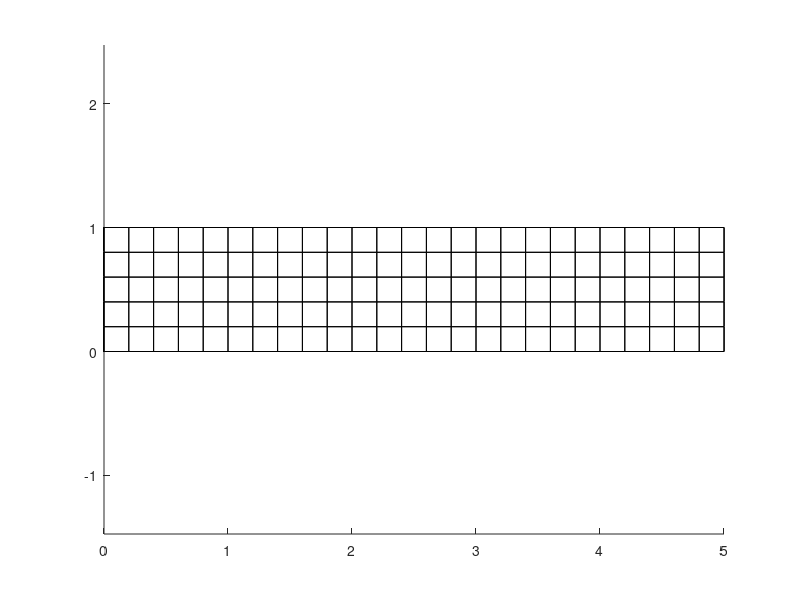

MATLAB code for this plot: (Note: this script raises an error after producing the figure.)
clearvars

load('TestCaseNeo.mat');
patch('Faces',BoundaryFaces,'Vertices',Node,'FaceAlpha',0)
axis equal


% patch('Faces',BoundaryFaces,'Vertices',Node,'FaceAlpha',0)
% axis equal

numNode=size(Node,1);
numEle=size(Elements,1);
%Find strain field

isVirtualStrain=false;
   [deformGrad,~,XYZcg]=deformationGrad(Node,Displacement,Elements,isVirtualStrain);

% strainField=zeros(3,3,numEle);
% deformGrad=zeros(3,3,numEle);
% for i=1:numEle
%     elemNode=Node(Elements(i,:),:);
%     elemNodeNew=elemNode+Displacement(Elements(i,:),:);
%     eleF1=[     elemNodeNew(2,1)-elemNodeNew(1,1), elemNodeNew(4,1)-elemNodeNew(1,1), elemNodeNew(5,1)-elemNodeNew(1,1);
%                 elemNodeNew(2,2)-elemNodeNew(1,2), elemNodeNew(4,2)-elemNodeNew(1,2), elemNodeNew(5,2)-elemNodeNew(1,2);
%                 elemNodeNew(2,3)-elemNodeNew(1,3), elemNodeNew(4,3)-elemNodeNew(1,3), elemNodeNew(5,3)-elemNodeNew(1,3)]'./...
%                 [elemNode(2,1)-elemNode(1,1),elemNode(4,2)-elemNode(1,2),elemNode(5,3)-elemNode(1,3);
%                  elemNode(2,1)-elemNode(1,1),elemNode(4,2)-elemNode(1,2),elemNode(5,3)-elemNode(1,3);
%                  elemNode(2,1)-elemNode(1,1),elemNode(4,2)-elemNode(1,2),elemNode(5,3)-elemNode(1,3)];
%              
%     eleF2= [    elemNodeNew(7,1)-elemNodeNew(8,1), elemNodeNew(7,1)-elemNodeNew(6,1), elemNodeNew(7,1)-elemNodeNew(3,1);
%                 elemNodeNew(7,2)-elemNodeNew(8,2), elemNodeNew(7,2)-elemNodeNew(6,2), elemNodeNew(7,2)-elemNodeNew(3,2);
%                 elemNodeNew(7,3)-elemNodeNew(8,3), elemNodeNew(7,3)-elemNodeNew(6,3), elemNodeNew(7,3)-elemNodeNew(3,3)]'./...
%                 [elemNode(7,1)-elemNode(8,1),elemNode(7,2)-elemNode(6,2),elemNode(7,3)-elemNode(3,3);
%                  elemNode(7,1)-elemNode(8,1),elemNode(7,2)-elemNode(6,2),elemNode(7,3)-elemNode(3,3);
%                  elemNode(7,1)-elemNode(8,1),elemNode(7,2)-elemNode(6,2),elemNode(7,3)-elemNode(3,3)];   
% 
%    eleF=(eleF1+eleF2)./2;
% 
%    deformGrad(:,:,i)=eleF; 
%    strainField(:,:,i)=1/2.*(eleF'*eleF-eye(3));
% end
%

%Find the stress tensor

stressTensor=zeros(3,3,numEle);
strnEngDriv=zeros(3,3,numEle);
for i=1:numEle
    Ii=trace(deformGrad(:,:,i)'*deformGrad(:,:,i));
    lambda1=deformGrad(1,1,i);
    lambda2=deformGrad(2,2,i);
    lambda3=deformGrad(3,3,i);
    jcbian=det(deformGrad(:,:,i));
    
    sigm1=1/jcbian*(2*C1*(lambda1^2-1)+K*log(jcbian));
    sigm2=1/jcbian*(2*C1*(lambda2^2-1)+K*log(jcbian));
    sigm3=1/jcbian*(2*C1*(lambda3^2-1)+K*log(jcbian));
    strnEngDriv(:,:,i)=[sigm1,0,0;0,sigm2,0;0,0,sigm3];
    %stressTensor(:,:,i)=1/jcbian*strnEngDriv(:,:,i)*deformGrad(:,:,i)';
    stressTensor(:,:,i)=strnEngDriv(:,:,i); %%% You double multiplied by F and 1/J
end


%Analyze Virtual Disp 1  u1: x 0 0
u1=[1 0 0; 0 0 0; 0 0 0];

%Find RHS
logicState=Node(BoundaryFaces(:,1),1)==5&...    %Logic array representing
    Node(BoundaryFaces(:,2),1)==5&...           %the faces
    Node(BoundaryFaces(:,3),1)==5&...
    Node(BoundaryFaces(:,4),1)==5;

xFaces=BoundaryFaces(logicState,:);  %Faces on the boundary

num_face=size(xFaces,1);
virDisVec=zeros(4,3,num_face);
virWorkEle=zeros(1,num_face);
for i=1:num_face
    currface=xFaces(i,:);
    virDisVec(:,:,i)=Node(currface,:)*u1;
    virWorkEle(:,i)=mean(virDisVec(:,:,i),1)... %Find the mean of the displacement vector among the four nodes
        *[1;0;0]*EndPressure*(0.2)^2; %dot the pressure,normalize by the face area,times 2 for the other face
end

RHS1= sum(virWorkEle);

%LHS
%Find virtual strain


virStrainField=zeros(3,3,numEle);
virDisplacement=Node*u1;

isVirtualStrain=true;
[~,virStrainField,XYZcg]=deformationGrad(Node,virDisplacement,Elements,isVirtualStrain);
% for i=1:numEle
%     elemNode=Node(Elements(i,:),:);
%     %elemNodeNew=elemNode+virDisplacement(Elements(i,:),:);
%     elemNodeNew=virDisplacement(Elements(i,:),:); %%%
%     
%     %%% To make the VF method work, they define strain differently. It is
%     %%% based on the gradient of the displacement. %I changed the
%     %%% definition of elemNodeNew to just be the Virtual Displacement above
% 
% 
%      eleF1=[     elemNodeNew(2,1)-elemNodeNew(1,1), elemNodeNew(4,1)-elemNodeNew(1,1), elemNodeNew(5,1)-elemNodeNew(1,1);
%                 elemNodeNew(2,2)-elemNodeNew(1,2), elemNodeNew(4,2)-elemNodeNew(1,2), elemNodeNew(5,2)-elemNodeNew(1,2);
%                 elemNodeNew(2,3)-elemNodeNew(1,3), elemNodeNew(4,3)-elemNodeNew(1,3), elemNodeNew(5,3)-elemNodeNew(1,3)]'./...
%                 [elemNode(2,1)-elemNode(1,1),elemNode(4,2)-elemNode(1,2),elemNode(5,3)-elemNode(1,3);
%                  elemNode(2,1)-elemNode(1,1),elemNode(4,2)-elemNode(1,2),elemNode(5,3)-elemNode(1,3);
%                  elemNode(2,1)-elemNode(1,1),elemNode(4,2)-elemNode(1,2),elemNode(5,3)-elemNode(1,3)];
%              
%     eleF2= [    elemNodeNew(7,1)-elemNodeNew(8,1), elemNodeNew(7,1)-elemNodeNew(6,1), elemNodeNew(7,1)-elemNodeNew(3,1);
%                 elemNodeNew(7,2)-elemNodeNew(8,2), elemNodeNew(7,2)-elemNodeNew(6,2), elemNodeNew(7,2)-elemNodeNew(3,2);
%                 elemNodeNew(7,3)-elemNodeNew(8,3), elemNodeNew(7,3)-elemNodeNew(6,3), elemNodeNew(7,3)-elemNodeNew(3,3)]'./...
%                 [elemNode(7,1)-elemNode(8,1),elemNode(7,2)-elemNode(6,2),elemNode(7,3)-elemNode(3,3);
%                  elemNode(7,1)-elemNode(8,1),elemNode(7,2)-elemNode(6,2),elemNode(7,3)-elemNode(3,3);
%                  elemNode(7,1)-elemNode(8,1),elemNode(7,2)-elemNode(6,2),elemNode(7,3)-elemNode(3,3)];   
% 
% 
%              
%              eleF=(eleF1+eleF2)./2;
%    
%    %virStrainField(:,:,i)=1/2.*(eleF'*eleF-eye(3));
%    virStrainField(:,:,i)=1/2.*(eleF'+eleF); % This is the defintion they use.
% end

%Calculate intergral
internal=zeros(1,numEle);
for i=1:numEle
    internal(i)=sum(sum(stressTensor(:,:,i).*virStrainField(:,:,i)'*(0.2)^3));   
end
LHS1=sum(internal);



%Analyze Virtual Disp 2    u2: 0 1/2y 1/2z
u2=[0 0 0 ; 0 -0.5 0; 0 0 -0.5];


logicState=Node(BoundaryFaces(:,1),2)==1|...    %Logic array representing
    Node(BoundaryFaces(:,2),2)==0|...           %the faces
    Node(BoundaryFaces(:,3),3)==1|...
    Node(BoundaryFaces(:,4),3)==0;

%Find RHS
xFaces=BoundaryFaces(logicState,:);  %Faces on the boundary

num_face=size(xFaces,1);
virDisVec=zeros(4,3,num_face);
virWorkEle=zeros(1,num_face);
for i=1:num_face
    currface=xFaces(i,:);
    virDisVec(:,:,i)=Node(currface,:)*u2;
    virWorkEle(:,i)=mean(virDisVec(:,:,i),1)... %Find the mean of the displacement vector among the four nodes
        *[1;0;0]*EndPressure*(0.2)^2; %dot the pressure,normalize by the face area,times 2 for the other face
end

RHS2= sum(virWorkEle);

%LHS
%Find virtual strain
virStrainField=zeros(3,3,numEle);
virDisplacement=Displacement*u2;
for i=1:numEle
    elemNode=Node(Elements(i,:),:);
    elemNodeNew=virDisplacement(Elements(i,:),:); %% Same changes as above
    eleF1=[     elemNodeNew(2,1)-elemNodeNew(1,1), elemNodeNew(4,1)-elemNodeNew(1,1), elemNodeNew(5,1)-elemNodeNew(1,1);
                elemNodeNew(2,2)-elemNodeNew(1,2), elemNodeNew(4,2)-elemNodeNew(1,2), elemNodeNew(5,2)-elemNodeNew(1,2);
                elemNodeNew(2,3)-elemNodeNew(1,3), elemNodeNew(4,3)-elemNodeNew(1,3), elemNodeNew(5,3)-elemNodeNew(1,3)]'./...
                [elemNode(2,1)-elemNode(1,1),elemNode(4,2)-elemNode(1,2),elemNode(5,3)-elemNode(1,3);
                 elemNode(2,1)-elemNode(1,1),elemNode(4,2)-elemNode(1,2),elemNode(5,3)-elemNode(1,3);
                 elemNode(2,1)-elemNode(1,1),elemNode(4,2)-elemNode(1,2),elemNode(5,3)-elemNode(1,3)]';
             
    eleF2= [    elemNodeNew(7,1)-elemNodeNew(8,1), elemNodeNew(7,1)-elemNodeNew(6,1), elemNodeNew(7,1)-elemNodeNew(3,1);
                elemNodeNew(7,2)-elemNodeNew(8,2), elemNodeNew(7,2)-elemNodeNew(6,2), elemNodeNew(7,2)-elemNodeNew(3,2);
                elemNodeNew(7,3)-elemNodeNew(8,3), elemNodeNew(7,3)-elemNodeNew(6,3), elemNodeNew(7,3)-elemNodeNew(3,3)]'./...
                [elemNode(7,1)-elemNode(8,1),elemNode(7,2)-elemNode(6,2),elemNode(7,3)-elemNode(3,3);
                 elemNode(7,1)-elemNode(8,1),elemNode(7,2)-elemNode(6,2),elemNode(7,3)-elemNode(3,3);
                 elemNode(7,1)-elemNode(8,1),elemNode(7,2)-elemNode(6,2),elemNode(7,3)-elemNode(3,3)]';   

   eleF=(eleF1+eleF2)./2;

   virStrainField(:,:,i)=1/2.*(eleF'+eleF);
end


%Calculate intergral
internal=zeros(1,numNode);
for i=1:numEle
    internal(i)=sum(sum(stressTensor(:,:,i).*virStrainField(:,:,i)'*0.2^3));   
end
LHS2=sum(internal);

disp(['Plugging in parameters C1 = ',num2str(C1),',  K = ',num2str(K)])
disp(['Equation 1 the result is ',num2str(LHS1),'=',num2str(RHS1)])
disp(['Equation 2 the result is ',num2str(LHS2),'=',num2str(RHS2)])




